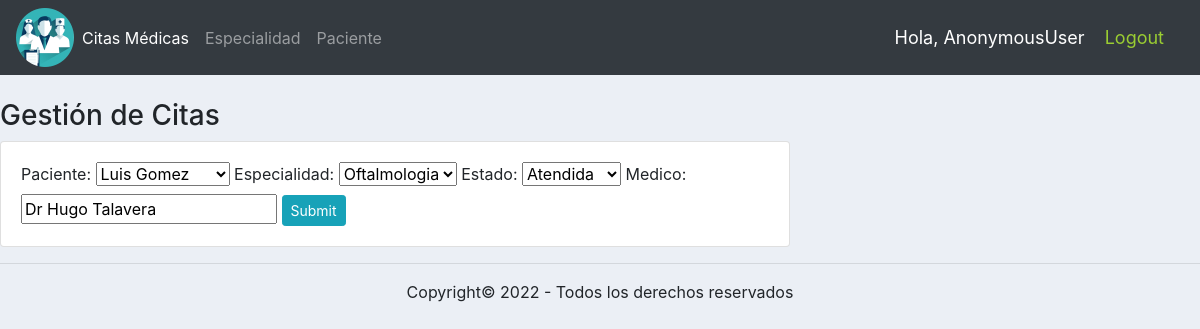
The page /actualizar_cita/1/ on the database its author committed.
### Aplicacion/models.py (models this page shows, shortened)
class Cita(models.Model):
    ESTADO = (
			('Pendiente', 'Pendiente'),
			('No Asistió', 'No Asistió'),
			('Atendida', 'Atendida'),
			)
    paciente= models.ForeignKey(Paciente, null=True, on_delete=models.SET_NULL)
    especialidad= models.ForeignKey(Especialidad, null=True, on_delete=models.SET_NULL)
    fecha_creada = models.DateTimeField(auto_now_add=True, null=True)
    estado = models.CharField(max_length=200, null=True, choices=ESTADO)
    medico= models.CharField(max_length=1000, null=True)

### Aplicacion/views.py (the view)
# urls.py: path('actualizar_cita/<str:pk>/', views.actualizarCita, name="actualizar_cita"),
def actualizarCita(request, pk):
    cita =Cita.objects.get(id=pk)
    form = CitaForm(instance=cita)
    if request.method =='POST':
        form = CitaForm(request.POST, instance=cita)
        if form.is_valid():
            form.save()
            return redirect('/')
    context={'form':form}
    return render(request, 'Aplicacion/cita_form.html', context)

### Aplicacion/forms.py
class CitaForm(ModelForm):
    class Meta:
        model=Cita
        fields='__all__'

### Aplicacion/models.py (called while the page is built)
    def __str__(self):
	    return self.nombre

	def __str__(self):
		return self.nombre

### Aplicacion/templates/Aplicacion/cita_form.html (shortened to what this page needs)
{% extends 'Aplicacion/main.html' %}
{% load static %}
{% block content %}
<br>
<div class="row">
    <div class="col-sm-12 col-md-6 col-lg-8 col-xl-8">
        <h3>Gestión de Citas</h3>
        <div class="card">
            <div class="card-body">
                <form action="" method="POST">
                    {{form}}
                    <input type="submit" name="Submit" class="btn btn-sm btn-info">
                </form>
            </div>
        </div>
    </div>
</div>
{% endblock %}

### static/css/main.css (style rules this page uses)
body { background-color: #ebeff5; }

### rows shown on the page
Cita: paciente "Luis Gomez", especialidad "Oftalmologia", estado "Atendida", medico "Dr Hugo Talavera"

### other values the page prints
{{ request.user }} "AnonymousUser"
